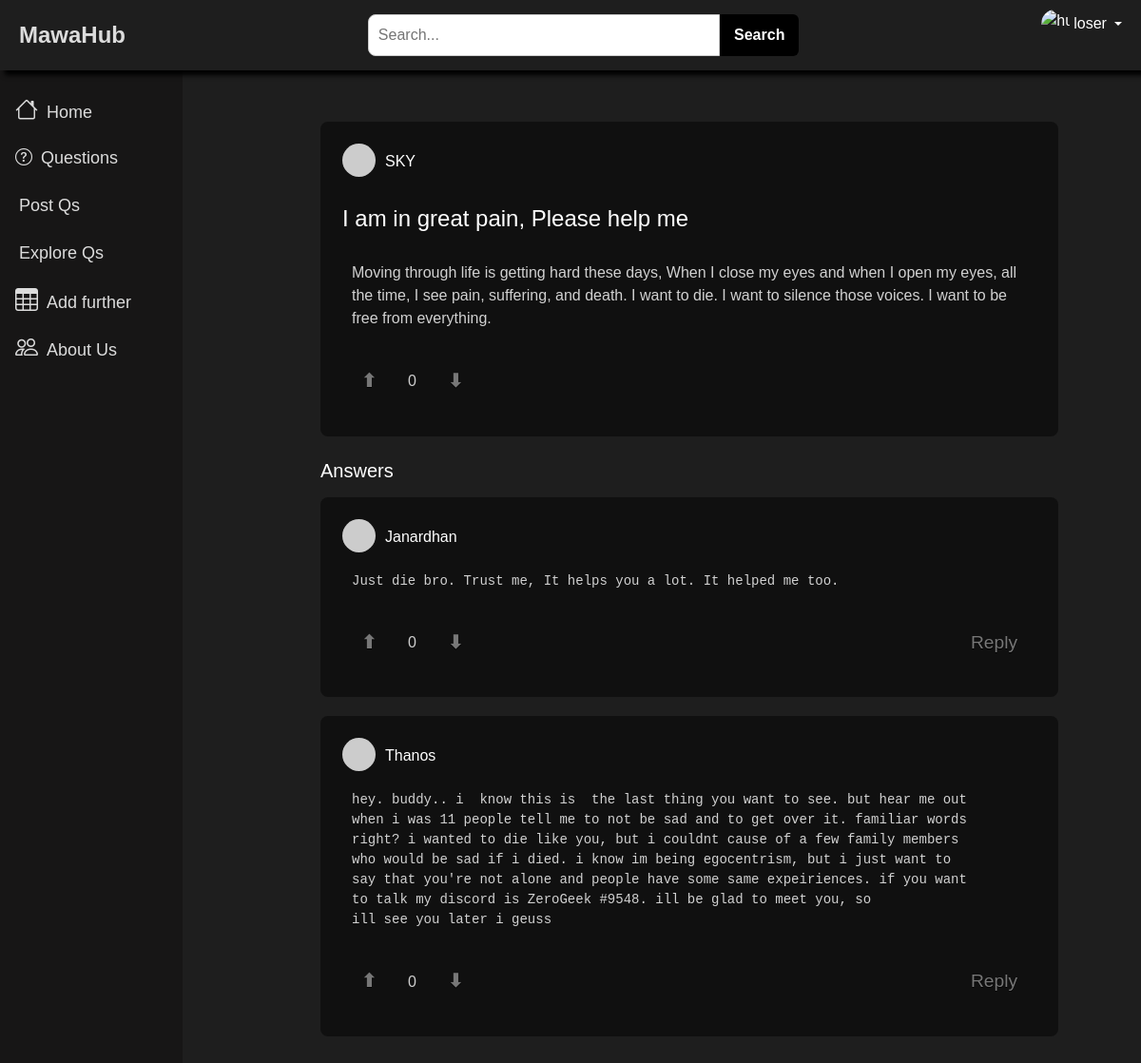
The page /questions/1/ on the database its author committed.
### questions/models.py (models this page shows, shortened)
class Question(models.Model):
    title = models.CharField(max_length=200)
    question = models.TextField()
    author = models.ForeignKey(Student, on_delete=models.CASCADE)
    date = models.DateTimeField(default=timezone.now)
    score = models.IntegerField(default=0)

class Answer(models.Model):
    question = models.ForeignKey(Question, on_delete=models.CASCADE)
    answer = models.TextField()
    author = models.ForeignKey(Student, on_delete=models.CASCADE)
    date = models.DateTimeField(default=timezone.now)
    score = models.IntegerField(default=0)
    class Meta:
        ordering = ['-score', '-date']

### users/models.py (models this page shows)
class Student(AbstractUser):
    name = models.CharField(max_length=100)
    job_title = models.CharField(max_length=100)
    city = models.CharField(max_length=100)
    state = models.CharField(max_length=50)
    country = models.CharField(max_length=50)
    email = models.EmailField()
    about = models.TextField()
    skills = models.TextField()
    address = models.CharField(max_length=200)
    phone = models.CharField(max_length=15)
    reputation = models.IntegerField(default=0)
    answers_posted = models.PositiveIntegerField(default=0)
    questions_posted = models.PositiveIntegerField(default=0)

### questions/views.py (the view)
# urls.py: path("<int:question_id>/", views.question, name="question"),
def question(request, question_id):
    question = Question.objects.get(pk=question_id)
    answers = question.answer_set.all()
    return render(request, "the_question_page.html", {
        "question": question,
        "answers": answers
    })

### questions/templatetags/mytags.py (called while the page is built)
@register.filter
def to_timeago(time):
    return timeago.format(time, timezone.now())

### templates/the_question_page.html (shortened to what this page needs)
{% extends "base.html" %}
{% load static %}
{% load mytags %}
{% block stylesheet %}
<link rel="stylesheet" href="{% static 'css/the_question_page.css' %}">
{% endblock stylesheet %}
{% block content %}
<div class="container mt-5">
  <div class="card mb-4">
      <div class="answer-header">
          <img src="https://via.placeholder.com/35" alt="User Avatar" class="user-avatar">
          <h6 class="card-subtitle">{{ question.author.name }}</h6>
    </div>
    <h4 class="card-title">{{ question.title }}</h4>
    <p class="card-text">{{ question.question }}</p>
    <div class="votes">
      <button type="button" class="upvote">⬆</button>
      <span class="score">{{ question.score }}</span>
      <button type="button" class="downvote">⬇</button>
    </div>
  </div>
  <h5 class="mb-3">Answers</h5>
  <div class="answers-section">
    {% for answer in answers %}
      <div class="card">
        <div class="answer-header">
          <img src="https://via.placeholder.com/35" alt="User Avatar" class="user-avatar">
          <h6 class="card-subtitle">{{ answer.author.name }}</h6>
        </div>
        <pre class="card-text">{{ answer.answer }}</pre>
        <div class="votes">
          <button type="button" class="upvote">⬆</button>
          <span class="score">{{ answer.score }}</span>
          <button type="button" class="downvote">⬇</button>
          <button type="button" class="btn btn-outline-secondary btn-sm ml-auto reply-btn">Reply</button>
        </div>
      </div>
    {% endfor %}
  </div>
</div>
{% endblock content %}

### templates/base.html (shortened to what this page needs)
{% load static %}
<!DOCTYPE html>
<html lang="en">
<head>
    <link href="https://cdn.jsdelivr.net/npm/bootstrap@5.3.3/dist/css/bootstrap.min.css" rel="stylesheet">
    <link href="https://cdn.jsdelivr.net/npm/bootstrap-icons@1.10.5/font/bootstrap-icons.css" rel="stylesheet">
    <link rel="stylesheet" href="{% static 'css/sidebar.css' %}">
    {% block stylesheet %}{% endblock stylesheet %}
</head>
<body style="background-color: #1e1e1e;">
    <div class="header">
        <div class="logo">MawaHub</div>
        <div class="search-container">
          <input type="text" placeholder="Search...">
            <button type="submit">Search</button>
        </div>
        <div class="dropdown pb-4">
            <a href="#" class="d-flex align-items-center text-white text-decoration-none dropdown-toggle" id="dropdownUser1" data-bs-toggle="dropdown" aria-expanded="false">
                <img src="https://github.com/mdo.png" alt="hugenerd" width="30" height="30" class="rounded-circle">
                <span class="d-none d-sm-inline mx-1">loser</span>
            </a>
        </div>
    </div>
    <div class="content">
        <div class="sidebar">
            <div class="d-flex flex-column align-items-center align-items-sm-start px-3 pt-2 text-white min-vh-100">
                <ul class="nav nav-pills flex-column mb-sm-auto mb-0 align-items-center align-items-sm-start" id="menu">
                    <li class="nav-item">
                        <a href="{% url 'home' %}" class="nav-link align-middle px-0 ">
                            <i class="fs-4 bi-house"></i> <span class="ms-1 d-none d-sm-inline">Home</span>
                        </a>
                    </li>
                    <li>
                        <a href="{% url 'questions' %}" class="nav-link px-0 align-middle">
                            <i class="bi bi-question-circle"></i> <span class="ms-1 d-none d-sm-inline">Questions</span> </a>
                        <ul class="collapse show nav flex-column ms-1" id="submenu1" data-bs-parent="#menu">
                            <li class="w-100">
                                <a href="#" class="nav-link px-0"> <span class="d-none d-sm-inline">Post</span> Qs </a>
                            </li>
                            <li>
                                <a href="#" class="nav-link px-0"> <span class="d-none d-sm-inline">Explore</span> Qs </a>
                            </li>
                        </ul>
                    </li>
                    <li>
                        <a href="#" class="nav-link px-0 align-middle">
                            <i class="fs-4 bi-table"></i> <span class="ms-1 d-none d-sm-inline">Add further</span></a>
                    </li>
                    <li>
                        <a href="#" class="nav-link px-0 align-middle">
                            <i class="fs-4 bi-people"></i> <span class="ms-1 d-none d-sm-inline">About Us</span> </a>
                    </li>
                </ul>
            </div>
        </div>
        <div class="main-content">
        {% block content %}{% endblock content %}
        </div>
    </div>
</body>
</html>

### static/css/sidebar.css (style rules this page uses)
:root { --btn-color: #dcdcdc; --bg-color: #1e1e1e; --search-bar-color: #0056b3; --text-color: #fff; --search: #0067ac; --search-shadow: #000; --logo-color: #dcdcdc; }
body { font-family: Arial, sans-serif; margin: 0; padding: 0; overflow: hidden; height: 100vh; display: flex; flex-direction: column; background-color: var(--bg-color); }
.header { background-color: var(--bg-color); color: var(--logo-color); padding: 10px 20px; display: flex; justify-content: space-between; align-items: center; position: fixed; width: 100%; top: 0; z-index: 1000; box-shadow: var(--search-shadow) 5px 5px 5px; }
.header .logo { font-size: 24px; font-weight: bold; }
.sidebar { position: fixed; width: 16%; background-color: rgb(23, 22, 22); color: var(--text-color); overflow-y: 100%; position: fixed; top: 60px; bottom: 0; padding-top: 20px; }
.sidebar .nav-link { display: block; width: 100%; height: 40px; line-height: 40px; font-size: 18px; font-family: sans-serif; text-decoration: none; color: var(--btn-color); position: relative; transition: all 0.45s; margin-bottom: 10px; }
.main-content { flex: 1; margin-left: 250px; padding: 20px; height: 100%; overflow-y: auto; color: var(--text-color); }
.content { display: flex; flex: 1; margin-top: 60px; height: calc(100vh - 60px); overflow: hidden; }
.search-container { display: flex; align-items: center; justify-content: center; padding: 0.3rem; border-radius: 20%; }
.search-container input[type="text"] { padding: 3% 50%; padding-left: 10px; font-size: 16px; border: 1px solid #ccc; border-radius: 8px 0 0 8px; outline: none; transition: border-color 0.3s; }
.search-container button { padding: 10px 15px; margin: 0; color: var(--text-color); font-size: 16px; border: none; border-radius: 0 6px 6px 0; cursor: pointer; transition: background-color 0.3s; }
button { position: relative; display: inline-block; margin: 20px; }
button { color: var(--logo-color); font-family: Helvetica, sans-serif; font-weight: bold; font-size: 36px; text-align: center; text-decoration: none; background-color: black; display: block; position: relative; text-shadow: 0px 1px 0px #000; filter: dropshadow(color=#000, offx=0px, offy=1px); -webkit-border-radius: 5px; -moz-border-radius: 5px; border-radius: 5px; }

### static/css/the_question_page.css (style rules this page uses)
:root { --color-default: #000000; --color-second: #0067ac; --color-white: #595959; --color-text: #d1d1d1; --color-body: #3e3e3e; --color-light: #ffffff; }
body { background-color: var(--color-default); color: #e0e0e0; }
.container { max-width: 800px; }
.card { background-color: #101010; border: none; margin-bottom: 20px; border-radius: 8px; padding: 23px; }
.card-title, .card-subtitle { color: var(--color-light); }
.card-title { font-size: 1.5rem; margin: 20px 0; }
.card-subtitle { margin-top: 2px; }
.card-text { color: var(--color-text); margin: 10px; }
.btn-outline-secondary { color: #cfcfcf; border-color: #555; }
.votes { display: flex; align-items: center; justify-content: start; gap: 8px; font-size: 0.9rem; color: #b0b0b0; margin-top: 10px; }
.votes button { background: none; border: none; color: #777; font-size: 1.2rem; cursor: pointer; padding: 0; }
.votes .score { font-size: 1rem; color: #cfcfcf; margin: 0 5px; }
.user-avatar { width: 35px; height: 35px; border-radius: 50%; margin-right: 10px; margin-top: auto; }
.answer-header { display: flex; align-items: center; margin-bottom: 10px; justify-content: center; }
.reply-btn { margin-left: auto; }

### rows shown on the page
Question: author.name "SKY", title "I am in great pain, Please help me", question "Moving through life is getting hard these days, When I close my eyes and when I open my eyes, all the time, I see pain, suffering, and death. I want to die. I want to silence those voices. I want to be free from everything.", score "0"
Answer: author.name "Janardhan", answer "Just die bro. Trust me, It helps you a lot. It helped me too.", score "0"
Answer: author.name "Thanos", answer "hey. buddy.. i know this is the last thing you want to see. but hear me out when i was 11 people tell me to not be sad and to get over it. familiar words right? i wanted to die like you, but i couldnt cause of a few family members who would be sad if i died. i know im being egocentrism, but i just want to say that you're not alone and people have some same expeiriences. if you want to talk my discord is ZeroGeek #9548. ill be glad to meet you, so ill see you later i geuss", score "0"
